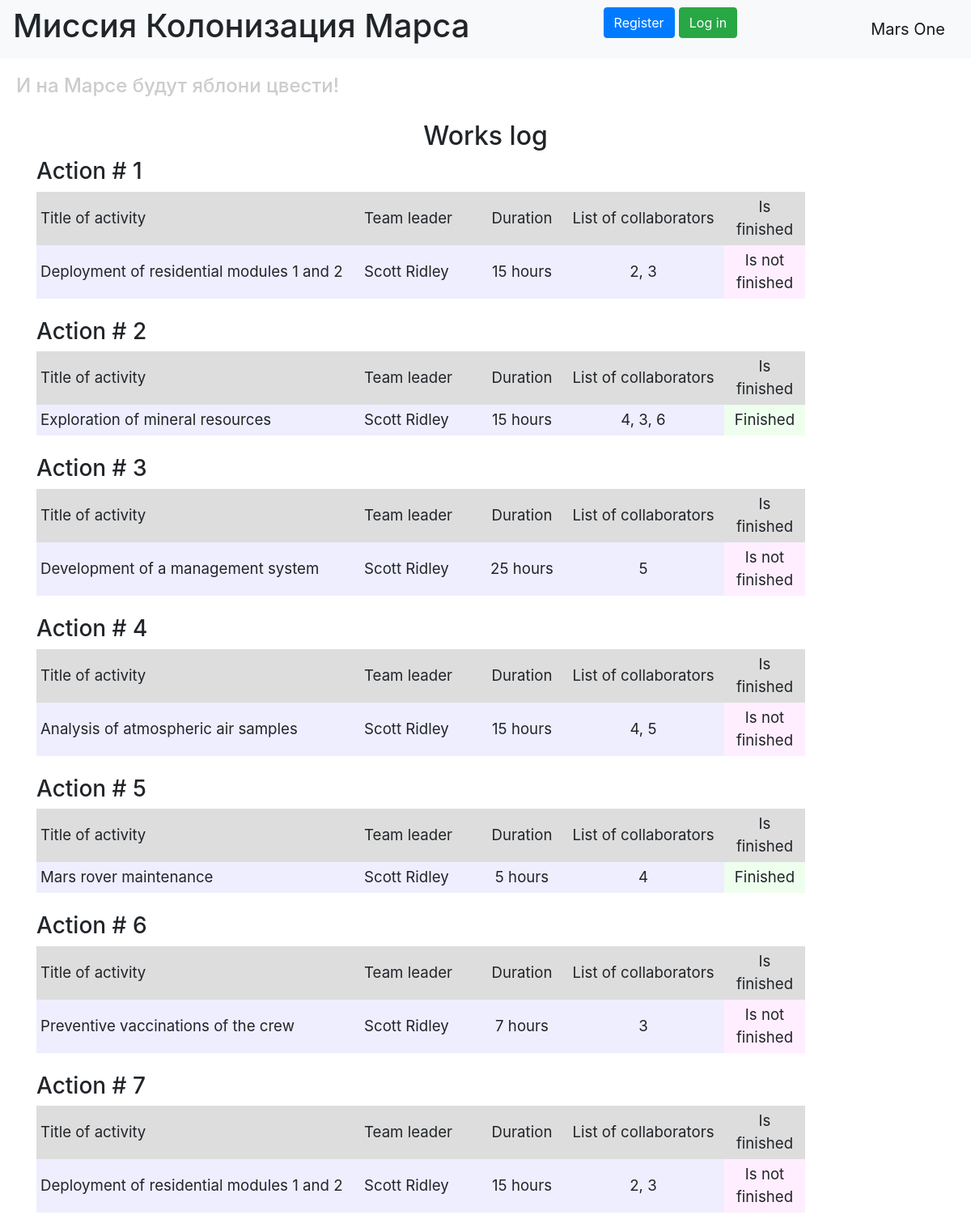
The page / on the database its author committed.
### data/jobs.py (models this page shows)
class Jobs(SqlAlchemyBase, SerializerMixin):
    __tablename__ = 'jobs'
    id = sqlalchemy.Column(sqlalchemy.Integer,
                           primary_key=True, autoincrement=True)
    team_leader = sqlalchemy.Column(sqlalchemy.Integer, sqlalchemy.ForeignKey('users.id'), nullable=True)
    job = sqlalchemy.Column(sqlalchemy.String, nullable=True)
    work_size = sqlalchemy.Column(sqlalchemy.Integer, nullable=True)
    collaborators = sqlalchemy.Column(sqlalchemy.String, nullable=True)
    start_date = sqlalchemy.Column(sqlalchemy.DateTime,
                                   default=datetime.datetime.now)
    end_date = sqlalchemy.Column(sqlalchemy.DateTime,
                                 default=datetime.datetime.now)
    is_finished = sqlalchemy.Column(sqlalchemy.Boolean, nullable=True)
    user = orm.relationship('User')

### data/users.py (models this page shows, shortened)
class User(SqlAlchemyBase, UserMixin, SerializerMixin):
    __tablename__ = 'users'
    id = sqlalchemy.Column(sqlalchemy.Integer, primary_key=True, autoincrement=True)
    surname = sqlalchemy.Column(sqlalchemy.String, nullable=True)
    name = sqlalchemy.Column(sqlalchemy.String, nullable=True)
    age = sqlalchemy.Column(sqlalchemy.Integer, nullable=True)
    position = sqlalchemy.Column(sqlalchemy.String, nullable=True)
    speciality = sqlalchemy.Column(sqlalchemy.String, nullable=True)
    address = sqlalchemy.Column(sqlalchemy.String, nullable=True)
    email = sqlalchemy.Column(sqlalchemy.String, index=True, unique=True, nullable=True)
    hashed_password = sqlalchemy.Column(sqlalchemy.String, nullable=True)
    modified_date = sqlalchemy.Column(sqlalchemy.DateTime, default=datetime.datetime.now)

### server.py (the view)
@app.route("/")
def index():
    session = db_session.create_session()
    jobs = session.query(Jobs).all()
    users = session.query(User).all()
    names = {user.id: (user.surname, user.name) for user in users}
    return render_template("index.html", jobs=jobs, names=names)

### data/db_session.py (called while the page is built)
def create_session() -> Session:
    return __factory()

### templates/index.html (shortened to what this page needs)
{% extends "base.html" %}
{% block content %}
<h2 align="center">Works log</h2>
{% for job in jobs %}
<h3>Action # {{ job.id }}</h3>
<div class="table_container">
    <table class="my_table">
        <tr class="my_row">
            <td class="title" width="400px" bgcolor="#dddddd">Title of activity</td>
            <td class="title" width="150px" bgcolor="#dddddd">Team leader</td>
            <td class="title" width="100px" bgcolor="#dddddd" align="center">Duration</td>
            <td class="title" width="200px" bgcolor="#dddddd" align="center">List of collaborators</td>
            <td class="title" width="100px" bgcolor="#dddddd" align="center">Is finished</td>
        </tr>
        <tr class="my_row">
            <td class="ordinary" bgcolor="#eeeeff">{{ job.job.capitalize() }}</td>
            <td class="ordinary" bgcolor="#eeeeff">{{ names[job.team_leader][0] }} {{ names[job.team_leader][1] }}</td>
            <td class="ordinary" bgcolor="#eeeeff" align="center">{{ job.work_size }} hours</td>
            <td class="ordinary" bgcolor="#eeeeff" align="center">{{ job.collaborators }}</td>
            {% if job.is_finished %}
            <td class="ordinary" bgcolor="#eeffee" align="center">Finished</td>
            {% else %}
            <td class="ordinary" bgcolor="#ffeeff" align="center">Is not finished</td>
            {% endif %}
        </tr>
    </table>
</div>
<br>
{% endfor %}
{% endblock %}

### templates/base.html (shortened to what this page needs)
<!DOCTYPE html>
<html lang="en">
<head>
    <link rel="stylesheet" href="https://stackpath.bootstrapcdn.com/bootstrap/4.4.1/css/bootstrap.min.css"
>
    <link rel="stylesheet" type="text/css" href="../static/css/style.css"/>
</head>
<body>
<header>
    <nav class="navbar navbar-light bg-light">
        <h1>Миссия Колонизация Марса</h1>
        {% if current_user.is_authenticated %}
        <a class="navbar-brand" href="/logout">{{ current_user.name }} {{ current_user.surname }}</a>
        {% else %}
        <p>
            <a class="btn btn-primary " href="/register">Register</a>
            <a class="btn btn-success" href="/login">Log in</a>
        </p>
        {% endif %}
        <a class="navbar-brand" href="#">Mars One</a>
    </nav>
    <h4>И на Марсе будут яблони цвести!</h4>
</header>
<main role="main" class="container">
    {% block content %}{% endblock %}
</main>
</body>
</html>

### static/css/style.css (style rules this page uses)
td.title { background-color: "#dddddd"; align: "center"; font-size: 14pt; padding: 5px; }
td.ordinary { background-color: "#eeeeff"; align: "center"; font-size: 14pt; padding: 5px; }
h4 { color: #cccccc; padding: 20px; }
p { font-size: 14pt; }

### rows shown on the page
Jobs: id "1", job "Deployment of residential modules 1 and 2", team_leader.surname "Scott", team_leader.name "Ridley", work_size "15", collaborators "2, 3", is_finished "Is not finished"
Jobs: id "2", job "Exploration of mineral resources", team_leader.surname "Scott", team_leader.name "Ridley", work_size "15", collaborators "4, 3, 6", is_finished "Finished"
Jobs: id "3", job "Development of a management system", team_leader.surname "Scott", team_leader.name "Ridley", work_size "25", collaborators "5", is_finished "Is not finished"
Jobs: id "4", job "Analysis of atmospheric air samples", team_leader.surname "Scott", team_leader.name "Ridley", work_size "15", collaborators "4, 5", is_finished "Is not finished"
Jobs: id "5", job "Mars rover maintenance", team_leader.surname "Scott", team_leader.name "Ridley", work_size "5", collaborators "4", is_finished "Finished"
Jobs: id "6", job "Preventive vaccinations of the crew", team_leader.surname "Scott", team_leader.name "Ridley", work_size "7", collaborators "3", is_finished "Is not finished"
Jobs: id "7", job "Deployment of residential modules 1 and 2", team_leader.surname "Scott", team_leader.name "Ridley", work_size "15", collaborators "2, 3", is_finished "Is not finished"
